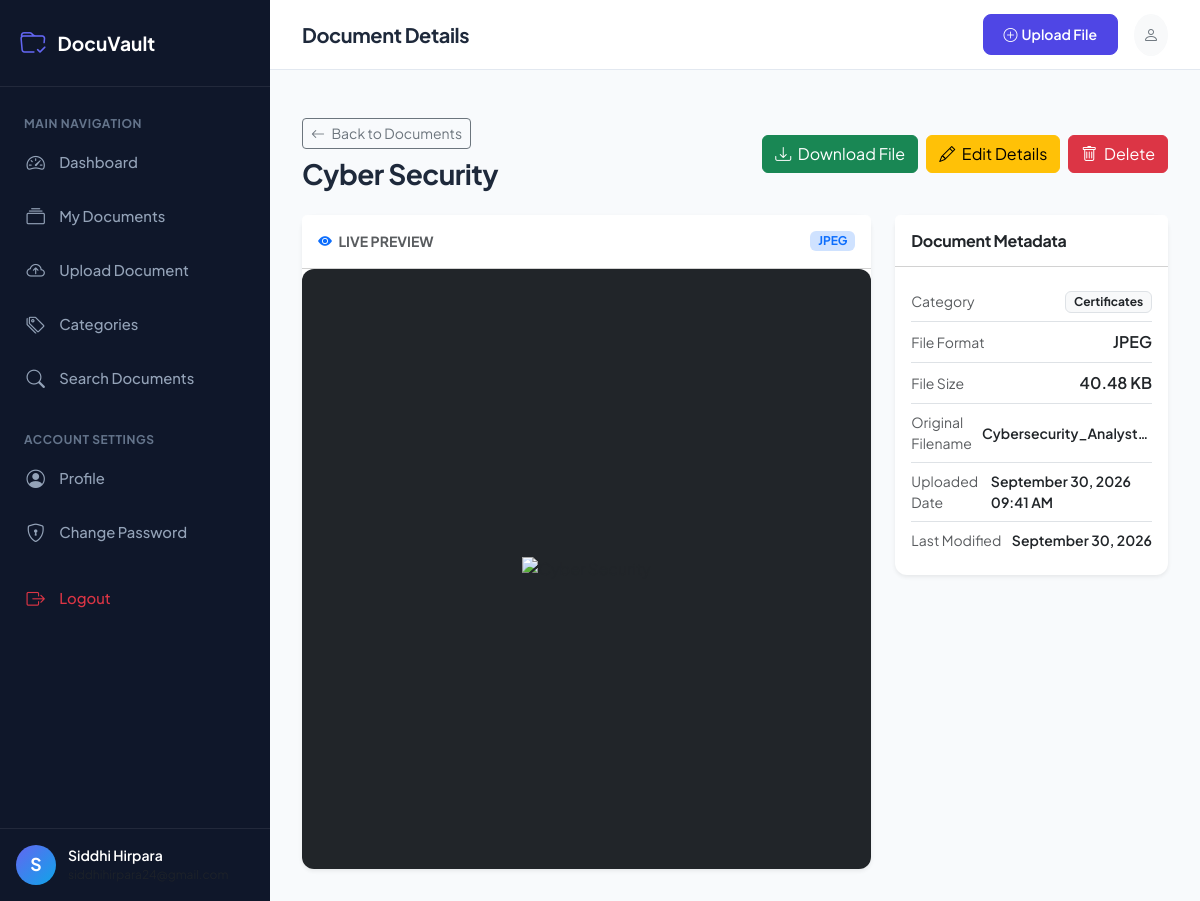
The page /document/2/view (signed in) on the database its author committed.
### models/user.py (models this page shows, shortened)
class User(db.Model, UserMixin):
    __tablename__ = 'users'
    id = db.Column(db.Integer, primary_key=True)
    full_name = db.Column(db.String(100), nullable=False)
    email = db.Column(db.String(120), unique=True, nullable=False, index=True)
    phone = db.Column(db.String(20), nullable=True)
    password_hash = db.Column(db.String(255), nullable=False)
    role = db.Column(db.String(20), default='user', nullable=False)  # 'user' or 'admin'
    status = db.Column(db.String(20), default='active', nullable=False)  # 'active' or 'inactive'
    created_at = db.Column(db.DateTime, default=datetime.utcnow, nullable=False)
    updated_at = db.Column(db.DateTime, default=datetime.utcnow, onupdate=datetime.utcnow, nullable=False)
    documents = db.relationship('Document', back_populates='user', cascade='all, delete-orphan', lazy='dynamic')
    password_reset_tokens = db.relationship('PasswordResetToken', back_populates='user', cascade='all, delete-orphan', lazy='dynamic')
    @property
    def is_active(self):
        return self.status == 'active'

### models/document.py (models this page shows, shortened)
class Document(db.Model):
    __tablename__ = 'documents'
    id = db.Column(db.Integer, primary_key=True)
    user_id = db.Column(db.Integer, db.ForeignKey('users.id', ondelete='CASCADE'), nullable=False, index=True)
    category_id = db.Column(db.Integer, db.ForeignKey('categories.id', ondelete='SET NULL'), nullable=True, index=True)
    document_name = db.Column(db.String(200), nullable=False)
    description = db.Column(db.Text, nullable=True)
    original_filename = db.Column(db.String(255), nullable=False)
    stored_filename = db.Column(db.String(255), unique=True, nullable=False)
    file_path = db.Column(db.String(500), nullable=False)
    file_type = db.Column(db.String(50), nullable=False)  # PDF, JPG, PNG, DOC, DOCX, etc.
    file_size = db.Column(db.Integer, nullable=False)  # in bytes
    upload_date = db.Column(db.DateTime, default=datetime.utcnow, nullable=False)
    updated_at = db.Column(db.DateTime, default=datetime.utcnow, onupdate=datetime.utcnow, nullable=False)
    user = db.relationship('User', back_populates='documents')
    category = db.relationship('Category', back_populates='documents')
    @property
    def formatted_file_size(self):
        if not self.file_size:
            return '0 B'
        size = float(self.file_size)
        units = ['B', 'KB', 'MB', 'GB']
        for unit in units:
            if size < 1024.0:
                return f"{size:.2f} {unit}"
            size /= 1024.0
        return f"{size:.2f} TB"
    @property
    def is_previewable_pdf(self):
        return self.file_type.lower() == 'pdf'
    @property
    def is_previewable_image(self):
        return self.file_type.lower() in ['jpg', 'jpeg', 'png', 'webp']

### models/category.py (models this page shows, shortened)
class Category(db.Model):
    __tablename__ = 'categories'
    id = db.Column(db.Integer, primary_key=True)
    name = db.Column(db.String(100), unique=True, nullable=False, index=True)
    description = db.Column(db.Text, nullable=True)
    created_at = db.Column(db.DateTime, default=datetime.utcnow, nullable=False)
    documents = db.relationship('Document', back_populates='category', lazy='dynamic')

### routes/user.py (the view)
@user_bp.route('/document/<int:doc_id>')
@user_bp.route('/document/<int:doc_id>/view')
@login_required
def view_document(doc_id):
    document = Document.query.get_or_404(doc_id)
    if document.user_id != current_user.id and not current_user.is_admin:
        flash('Unauthorized access: You do not have permission to view this document.', 'danger')
        abort(403)
    return render_template('user/view_document.html', document=document)

### templates/user/view_document.html (shortened to what this page needs)
{% extends "user/base_user.html" %}
{% block page_heading %}Document Details{% endblock %}
{% block content %}
<div class="container-fluid px-0">
    <div class="d-flex flex-column flex-md-row justify-content-between align-items-start align-items-md-center mb-4 gap-3">
        <div>
            <a href="{{ url_for('user.documents') }}" class="btn btn-outline-secondary btn-sm mb-2">
                <i class="bi bi-arrow-left me-1"></i> Back to Documents
            </a>
            <h3 class="fw-bold mb-0">{{ document.document_name }}</h3>
        </div>
        <div class="d-flex gap-2">
            <a href="{{ url_for('user.download_document', doc_id=document.id) }}" class="btn btn-success">
                <i class="bi bi-download me-1"></i> Download File
            </a>
            <a href="{{ url_for('user.edit_document', doc_id=document.id) }}" class="btn btn-warning">
                <i class="bi bi-pencil me-1"></i> Edit Details
            </a>
            <button type="button" class="btn btn-danger" data-bs-toggle="modal" data-bs-target="#deleteConfirmModal"
                data-action-url="{{ url_for('user.delete_document', doc_id=document.id) }}"
                data-item-name="{{ document.document_name }}"
                data-item-type="document">
                <i class="bi bi-trash me-1"></i> Delete
            </button>
        </div>
    </div>
    <div class="row g-4">
        <div class="col-12 col-lg-8">
            <div class="card border-0 shadow-sm">
                <div class="card-header bg-white py-3 d-flex justify-content-between align-items-center">
                    <span class="fw-bold text-muted small text-uppercase">
                        <i class="bi bi-eye-fill me-1 text-primary"></i> Live Preview
                    </span>
                    <span class="badge bg-primary-subtle text-primary">
                        {{ document.file_type }}
                    </span>
                </div>
                <div class="card-body p-0">
                    {% if document.is_previewable_pdf %}
                        <div class="preview-container">
                            <iframe class="pdf-frame" src="{{ url_for('user.stream_file', doc_id=document.id) }}" title="PDF Preview"></iframe>
                        </div>
                    {% elif document.is_previewable_image %}
                        <div class="preview-container bg-dark text-center p-3">
                            <img src="{{ url_for('user.stream_file', doc_id=document.id) }}" alt="{{ document.document_name }}" class="image-preview img-fluid rounded">
                        </div>
                    {% endif %}
                </div>
            </div>
        </div>
        <div class="col-12 col-lg-4">
            <div class="card border-0 shadow-sm mb-4">
                <div class="card-header bg-white py-3">
                    <h6 class="fw-bold mb-0">Document Metadata</h6>
                </div>
                <div class="card-body">
                    <ul class="list-group list-group-flush">
                        <li class="list-group-item px-0 py-2 d-flex justify-content-between align-items-center">
                            <span class="text-muted small">Category</span>
                            <span class="badge bg-light text-dark border">
                                {{ document.category.name if document.category else 'Uncategorized' }}
                            </span>
                        </li>
                        <li class="list-group-item px-0 py-2 d-flex justify-content-between align-items-center">
                            <span class="text-muted small">File Format</span>
                            <span class="fw-semibold">{{ document.file_type }}</span>
                        </li>
                        <li class="list-group-item px-0 py-2 d-flex justify-content-between align-items-center">
                            <span class="text-muted small">File Size</span>
                            <span class="fw-semibold">{{ document.formatted_file_size }}</span>
                        </li>
                        <li class="list-group-item px-0 py-2 d-flex justify-content-between align-items-center">
                            <span class="text-muted small">Original Filename</span>
                            <span class="fw-semibold text-truncate small" style="max-width: 170px;" title="{{ document.original_filename }}">
                                {{ document.original_filename }}
                            </span>
                        </li>
                        <li class="list-group-item px-0 py-2 d-flex justify-content-between align-items-center">
                            <span class="text-muted small">Uploaded Date</span>
                            <span class="fw-semibold small">{{ document.upload_date.strftime('%B %d, %Y %I:%M %p') }}</span>
                        </li>
                        <li class="list-group-item px-0 py-2 d-flex justify-content-between align-items-center">
                            <span class="text-muted small">Last Modified</span>
                            <span class="fw-semibold small">{{ document.updated_at.strftime('%B %d, %Y') }}</span>
                        </li>
                    </ul>
                </div>
            </div>
        </div>
    </div>
</div>
{% endblock %}

### templates/user/base_user.html (shortened to what this page needs)
{% extends "base.html" %}
{% block body %}
<div class="app-container">
    <aside class="app-sidebar">
        <div class="sidebar-header">
            <a href="{{ url_for('user.dashboard') }}" class="sidebar-brand">
                <i class="bi bi-folder-check"></i>
                <span>{{ app_name }}</span>
            </a>
        </div>
        <ul class="sidebar-menu">
            <li class="sidebar-menu-category">Main Navigation</li>
            <li class="sidebar-menu-item">
                <a href="{{ url_for('user.dashboard') }}" class="sidebar-link {% if request.endpoint == 'user.dashboard' %}active{% endif %}">
                    <i class="bi bi-speedometer2"></i>
                    <span>Dashboard</span>
                </a>
            </li>
            <li class="sidebar-menu-item">
                <a href="{{ url_for('user.documents') }}" class="sidebar-link {% if request.endpoint == 'user.documents' %}active{% endif %}">
                    <i class="bi bi-collection"></i>
                    <span>My Documents</span>
                </a>
            </li>
            <li class="sidebar-menu-item">
                <a href="{{ url_for('user.upload') }}" class="sidebar-link {% if request.endpoint == 'user.upload' %}active{% endif %}">
                    <i class="bi bi-cloud-arrow-up"></i>
                    <span>Upload Document</span>
                </a>
            </li>
            <li class="sidebar-menu-item">
                <a href="{{ url_for('user.categories') }}" class="sidebar-link {% if request.endpoint == 'user.categories' %}active{% endif %}">
                    <i class="bi bi-tags"></i>
                    <span>Categories</span>
                </a>
            </li>
            <li class="sidebar-menu-item">
                <a href="{{ url_for('user.search') }}" class="sidebar-link {% if request.endpoint == 'user.search' %}active{% endif %}">
                    <i class="bi bi-search"></i>
                    <span>Search Documents</span>
                </a>
            </li>
            <li class="sidebar-menu-category mt-3">Account Settings</li>
            <li class="sidebar-menu-item">
                <a href="{{ url_for('user.profile') }}" class="sidebar-link {% if request.endpoint == 'user.profile' %}active{% endif %}">
                    <i class="bi bi-person-circle"></i>
                    <span>Profile</span>
                </a>
            </li>
            <li class="sidebar-menu-item">
                <a href="{{ url_for('user.change_password') }}" class="sidebar-link {% if request.endpoint == 'user.change_password' %}active{% endif %}">
                    <i class="bi bi-shield-lock"></i>
                    <span>Change Password</span>
                </a>
            </li>
            <li class="sidebar-menu-item mt-3">
                <a href="{{ url_for('auth.logout') }}" class="sidebar-link text-danger">
                    <i class="bi bi-box-arrow-right"></i>
                    <span>Logout</span>
                </a>
            </li>
        </ul>
        <div class="sidebar-footer">
            <div class="user-snippet">
                <div class="user-avatar">
                    {{ current_user.full_name[:1] | upper }}
                </div>
                <div class="overflow-hidden">
                    <div class="text-white fw-semibold text-truncate small">{{ current_user.full_name }}</div>
                    <div class="text-muted text-truncate" style="font-size: 0.75rem;">{{ current_user.email }}</div>
                </div>
            </div>
        </div>
    </aside>
    <div class="app-main">
        <header class="app-topbar">
            <div class="d-flex align-items-center gap-3">
                <h5 class="mb-0 fw-bold d-none d-sm-block">{% block page_heading %}Dashboard{% endblock %}</h5>
            </div>
            <div class="d-flex align-items-center gap-3">
                <a href="{{ url_for('user.upload') }}" class="btn btn-sm btn-primary d-none d-md-inline-flex align-items-center gap-1">
                    <i class="bi bi-plus-circle"></i> Upload File
                </a>
                <div class="dropdown">
                    <button class="btn btn-light rounded-circle p-2" type="button" data-bs-toggle="dropdown" aria-expanded="false">
                        <i class="bi bi-person text-secondary"></i>
                    </button>
                </div>
            </div>
        </header>
        <div class="container-fluid px-4 pt-3">
        </div>
        <main class="app-content">
            {% block content %}{% endblock %}
        </main>
    </div>
</div>
{% endblock %}

### rows shown on the page
User: full_name "S", full_name "Siddhi Hirpara"
Document: document_name "Cyber Security", file_type "JPEG", formatted_file_size "40.48 KB", original_filename "Cybersecurity_Analyst…", upload_date "September 30, 2026 09:41 AM", updated_at "September 30, 2026"
Category: category "Certificates"

### other values the page prints
{{ app_name }} "DocuVault"
